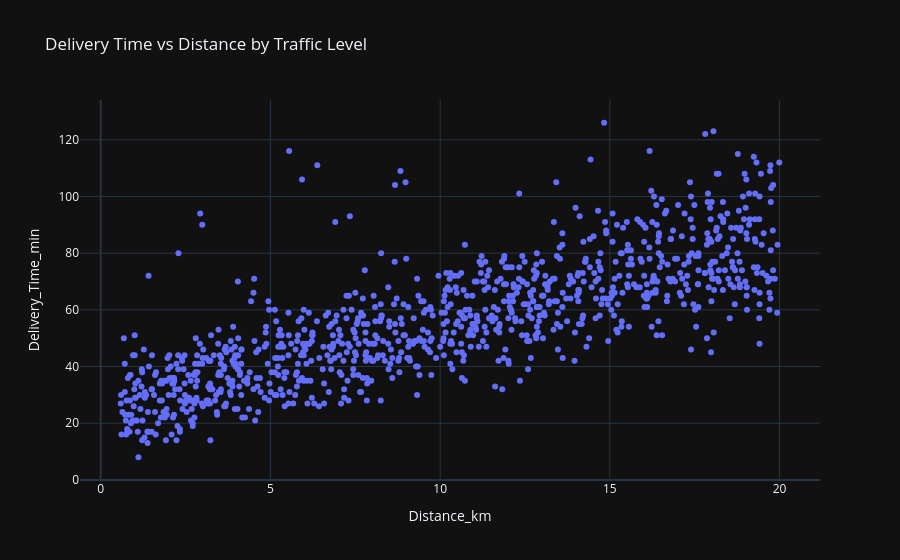

The notebook cell saved with this chart:
### Code cell
fig = px.scatter(df, x="Distance_km", y="Delivery_Time_min", title="Delivery Time vs Distance by Traffic Level")
fig.show()

### Figure 1 — Plotly figure (JSON) as saved in the notebook; plotly's stock layout.template omitted (floating-point values rounded to 4 significant figures; data arrays with more than 128 entries replaced by an {"elided": "..."} marker saying what was removed)
{"data": [{"hovertemplate": "Distance_km=%{x}<br>Delivery_Time_min=%{y}<extra></extra>", "legendgroup": "", "marker": {"color": "#636efa", "symbol": "circle"}, "mode": "markers", "name": "", "orientation": "v", "showlegend": false, "type": "scatter", "x": {"elided": "997 float values"}, "xaxis": "x", "y": {"elided": "997 int values"}, "yaxis": "y"}], "layout": {"legend": {"tracegroupgap": 0}, "title": {"text": "Delivery Time vs Distance by Traffic Level"}, "xaxis": {"anchor": "y", "domain": [0, 1], "title": {"text": "Distance_km"}}, "yaxis": {"anchor": "x", "domain": [0, 1], "title": {"text": "Delivery_Time_min"}}}}
